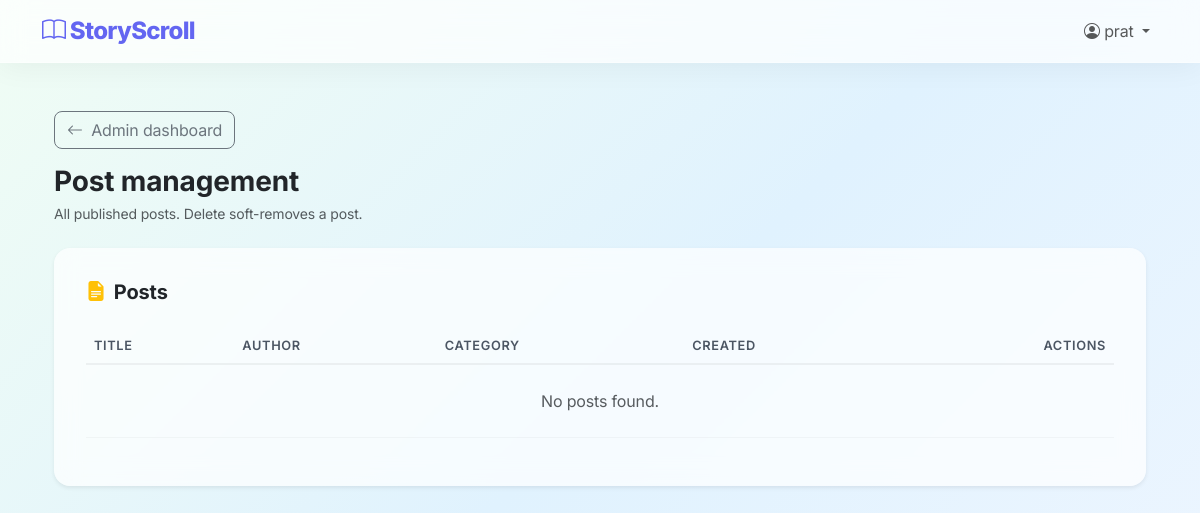
The app's page /system/manage/posts/ (signed in), older data.
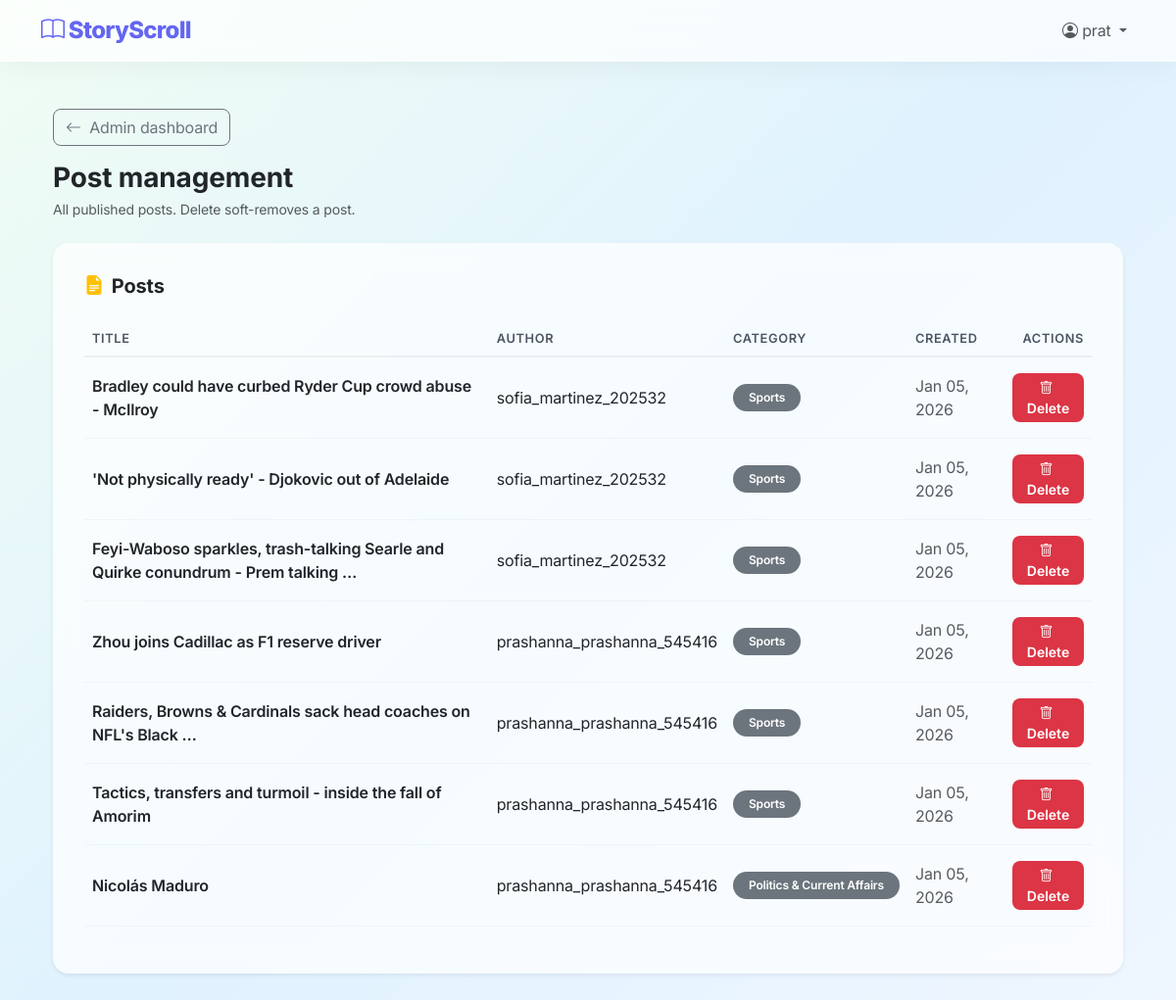
The same page, newer data.
### blog/models.py (models this page shows, shortened)
class User(AbstractUser):
    ROLE_CHOICES = [
        ('Admin', 'Admin'),
        ('Writer', 'Writer'),
        ('Reader', 'Reader'),
    ]
    GENDER_CHOICES = [
        ('Male', 'Male'),
        ('Female', 'Female'),
        ('Other', 'Other'),
        ('Prefer not to say', 'Prefer not to say'),
    ]
    role = models.CharField(max_length=10, choices=ROLE_CHOICES, default='Reader')
    middle_name = models.CharField(max_length=150, blank=True, null=True)
    phone_number = models.CharField(max_length=20, blank=True, null=True)
    gender = models.CharField(max_length=20, choices=GENDER_CHOICES, blank=True, null=True)
    bio = models.TextField(blank=True, null=True)
    profile_pic = models.ImageField(
        upload_to='profile_pics/',
        blank=True,
        null=True,
        validators=[FileExtensionValidator(['jpg', 'jpeg', 'png', 'gif'])]
    )
    is_approved = models.BooleanField(default=False)
    writer_request = models.BooleanField(default=False)
    writer_request_message = models.TextField(blank=True, null=True)
    is_deleted = models.BooleanField(default=False)
    deleted_at = models.DateTimeField(blank=True, null=True)
    objects = UserManager()        # default (filtered)
    all_objects = BaseUserManager()  # unfiltered

class Post(models.Model):
    title = models.CharField(max_length=200)
    content = models.TextField()
    author = models.ForeignKey(User, on_delete=models.CASCADE, related_name='posts')
    category = models.CharField(max_length=50, default='Other')
    created_at = models.DateTimeField(auto_now_add=True)
    updated_at = models.DateTimeField(auto_now=True)
    featured_image = models.ImageField(
        upload_to='post_images/',
        blank=True,
        null=True,
        validators=[FileExtensionValidator(['jpg', 'jpeg', 'png', 'gif'])]
    )
    is_deleted = models.BooleanField(default=False)
    deleted_at = models.DateTimeField(blank=True, null=True)
    objects = PostManager()
    all_objects = models.Manager()
    class Meta:
        ordering = ['-created_at']

### blog/views.py (the view)
# urls.py: path('system/manage/posts/', views.admin_manage_posts, name='admin_manage_posts'),
@role_required(['Admin'])
def admin_manage_posts(request):
    posts = Post.objects.all().order_by('-created_at')
    return render(request, 'blog/admin_manage_posts.html', {'posts': posts})

### blog/models.py (called while the page is built)
    def get_queryset(self):
        return super().get_queryset().filter(is_deleted=False)

    def get_queryset(self):
        return super().get_queryset().filter(is_deleted=False)

### blog/templates/blog/admin_manage_posts.html (shortened to what this page needs)
{% extends 'blog/admin/base_manage.html' %}
{% block admin_page_heading %}Post management{% endblock %}
{% block admin_page_subtitle %}<p class="text-muted small mb-0">All published posts. Delete soft-removes a post.</p>{% endblock %}
{% block admin_inner %}
<div class="card border-0 shadow-sm p-3 rounded-4 mb-4" style="background: rgba(255,255,255,0.7); backdrop-filter: blur(12px);">
  <div class="card-header bg-transparent border-0 pt-3 px-3 pb-2">
    <h2 class="card-title h5 mb-0 fw-bold d-flex align-items-center">
      <i class="bi bi-file-earmark-text-fill text-warning me-2"></i> Posts
    </h2>
  </div>
  <div class="card-body">
    <div class="table-responsive">
      <table class="table table-hover align-middle">
        <thead class="table-light">
          <tr>
            <th>Title</th>
            <th>Author</th>
            <th>Category</th>
            <th>Created</th>
            <th class="text-end">Actions</th>
          </tr>
        </thead>
        <tbody>
          {% for post in posts %}
          <tr>
            <td class="fw-semibold">{{ post.title|truncatewords:10 }}</td>
            <td>{{ post.author.username }}</td>
            <td><span class="badge bg-secondary rounded-pill px-3 py-2">{{ post.category }}</span></td>
            <td class="text-muted">{{ post.created_at|date:"M d, Y" }}</td>
            <td class="text-end">
              <form method="POST" action="{% url 'delete_post_admin' post.id %}" class="d-inline">
                <button type="submit" class="btn btn-danger btn-sm rounded-3"
                        onclick="return confirm('Are you sure you want to delete this post?');">
                  <i class="bi bi-trash me-1"></i> Delete
                </button>
              </form>
            </td>
          </tr>
          {% empty %}
          <tr>
            <td colspan="5" class="text-center text-muted py-4">No posts found.</td>
          </tr>
          {% endfor %}
        </tbody>
      </table>
    </div>
  </div>
</div>
{% endblock %}

### blog/templates/blog/admin/base_manage.html (shortened to what this page needs)
{% extends 'blog/base.html' %}
{% block content %}
<section class="admin-section py-4">
  <div class="container">
    <nav class="mb-3 d-flex flex-wrap align-items-center gap-2">
      <a href="{% url 'admin_dashboard' %}" class="btn btn-outline-secondary rounded-3">
        <i class="bi bi-arrow-left me-1"></i> Admin dashboard
      </a>
    </nav>
    <h1 class="h3 fw-bold text-dark mb-1">{% block admin_page_heading %}Admin{% endblock %}</h1>
    {% block admin_page_subtitle %}{% endblock %}
    {% block admin_inner %}{% endblock %}
  </div>
</section>
{% endblock %}

### blog/templates/blog/base.html (shortened to what this page needs)
<!DOCTYPE html>
<html lang="en">
<head>
    <link href="https://cdn.jsdelivr.net/npm/bootstrap@5.3.0/dist/css/bootstrap.min.css" rel="stylesheet">
    <link rel="stylesheet" href="https://cdn.jsdelivr.net/npm/bootstrap-icons@1.11.0/font/bootstrap-icons.css">
</head>
<body>
    {% if user.is_authenticated %}
    <nav class="navbar navbar-expand-lg navbar-light mb-4">
        <div class="container">
            <a class="navbar-brand" href="{% url 'home' %}">
                <i class="bi bi-book"></i> StoryScroll
            </a>
            <div class="collapse navbar-collapse" id="navbarNav">
                <ul class="navbar-nav ms-auto">
                    <li class="nav-item dropdown">
                        <a class="nav-link dropdown-toggle" href="#" id="navbarDropdown" role="button" data-bs-toggle="dropdown">
                            <i class="bi bi-person-circle"></i> {{ user.username }}
                        </a>
                    </li>
                </ul>
            </div>
        </div>
    </nav>
    {% endif %}
    <div class="container">
        {% block content %}{% endblock %}
    </div>
</body>
</html>

### blog/templates/blog/base.html (style rules this page uses)
:root { --primary-color: #6366f1; --secondary-color: #818cf8; --bg-color: #f8fafc; --glass-bg: rgba(255, 255, 255, 0.7); --text-dark: #0f172a; --text-light: #64748b; --card-radius: 16px; }
body { font-family: 'Inter', sans-serif; background: linear-gradient(135deg, #f0fdf4 0%, #e0f2fe 50%, #eff6ff 100%); min-height: 100vh; color: var(--text-dark); background-attachment: fixed; letter-spacing: -0.01em; }
.navbar { background: var(--glass-bg) !important; backdrop-filter: blur(12px); -webkit-backdrop-filter: blur(12px); box-shadow: 0 4px 30px rgba(0, 0, 0, 0.05); border-bottom: 1px solid rgba(255, 255, 255, 0.3); position: sticky; top: 0; z-index: 1000; }
.navbar-brand { font-weight: 800; color: var(--primary-color) !important; font-size: 1.5rem; letter-spacing: -0.03em; }
.card { background: var(--glass-bg); backdrop-filter: blur(10px); -webkit-backdrop-filter: blur(10px); border: 1px solid rgba(255, 255, 255, 0.4); border-radius: var(--card-radius); box-shadow: 0 10px 30px rgba(0,0,0,0.03); transition: all 0.3s ease; }
a { color: var(--primary-color); text-decoration: none; transition: color 0.2s ease; }
.container { animation: fadeIn 0.6s ease-out; }

Row changes from the older to the newer data that the page shows:
added Post: title "Bradley could have curbed Ryder Cup crowd abuse - McIlroy", author.username "sofia_martinez_202532", category "Sports", created_at "Jan 05, 2026"
added Post: title "'Not physically ready' - Djokovic out of Adelaide", author.username "sofia_martinez_202532", category "Sports", created_at "Jan 05, 2026"
added Post: title "Feyi-Waboso sparkles, trash-talking Searle and Quirke conundrum - Prem talking …", author.username "sofia_martinez_202532", category "Sports", created_at "Jan 05, 2026"
added Post: title "Zhou joins Cadillac as F1 reserve driver", author.username "prashanna_prashanna_545416", category "Sports", created_at "Jan 05, 2026"
added Post: title "Raiders, Browns & Cardinals sack head coaches on NFL's Black …", author.username "prashanna_prashanna_545416", category "Sports", created_at "Jan 05, 2026"
added Post: title "Tactics, transfers and turmoil - inside the fall of Amorim", author.username "prashanna_prashanna_545416", category "Sports", created_at "Jan 05, 2026"
added Post: title "Nicolás Maduro", author.username "prashanna_prashanna_545416", category "Politics & Current Affairs", created_at "Jan 05, 2026"
Text that changed along with them:
text no longer shown: "No posts found."
